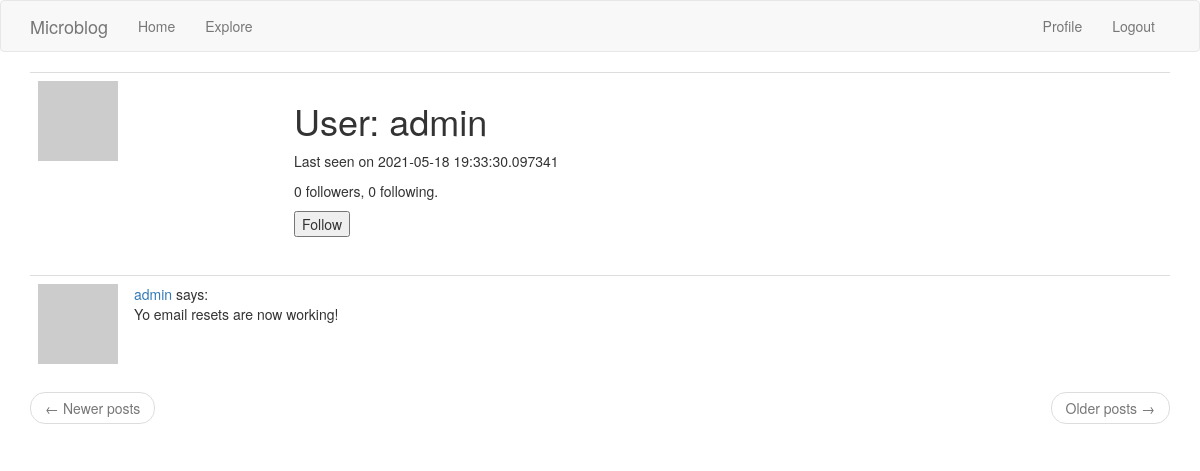
Page /user/admin (signed in) on the earlier database version.
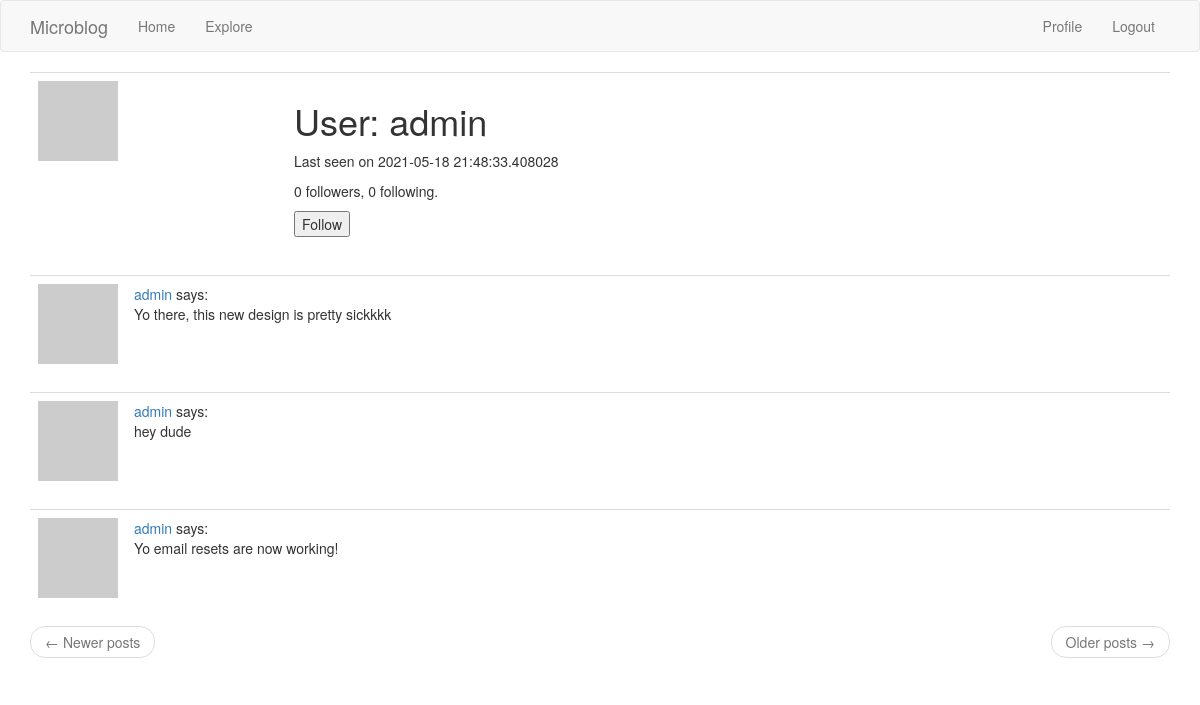
Same page on the later database version.
### app/models.py (models this page shows, shortened)
class User(UserMixin, db.Model):  # inheriting from multiple classes!
    id = db.Column(db.Integer, primary_key=True)
    username = db.Column(db.String(64), index=True, unique=True)
    email = db.Column(db.String(120), index=True, unique=True)
    password_hash = db.Column(db.String(128))
    posts = db.relationship('Post', backref='author', lazy='dynamic')
    about_me = db.Column(db.String(140))
    last_seen = db.Column(db.DateTime, default=datetime.utcnow)
    followed = db.relationship(
        'User', secondary=followers,
        primaryjoin=(followers.c.follower_id == id),
        secondaryjoin=(followers.c.followed_id == id),
        backref=db.backref('followers', lazy='dynamic'), lazy='dynamic')
    def avatar(self, size):
        digest = md5(self.email.lower().encode('utf-8')).hexdigest()
        return f"https://www.gravatar.com/avatar/{digest}?s={size}&r=pg&d=identicon"
    def is_following(self, user):
        return self.followed.filter(
            followers.c.followed_id == user.id).count() > 0

class Post(db.Model):
    id = db.Column(db.Integer, primary_key=True)
    body = db.Column(db.String(140))
    timestamp = db.Column(db.DateTime, index=True, default=datetime.utcnow)
    user_id = db.Column(db.Integer, db.ForeignKey('user.id'))

### app/routes.py (the view)
@app.route('/user/<username>')
@login_required
def user(username):
    user = User.query.filter_by(username=username).first_or_404()
    page = request.args.get('page', 1, type=int)
    posts = user.posts.order_by(Post.timestamp.desc()).paginate(
        page, app.config['POSTS_PER_PAGE'], False)
    next_url = url_for('user', username=user.username, page=posts.next_num) if posts.has_next else None
    prev_url = url_for('user', username=user.username, page=posts.prev_num) if posts.has_prev else None
    form = EmptyForm()
    return render_template('user.html', user=user, posts=posts.items,
                           next_url=next_url, prev_url=prev_url, form=form)

### app/forms.py
class EmptyForm(FlaskForm):
    submit = SubmitField('Submit')

### app/models.py (called while the page is built)
@login.user_loader
def load_user(id):
    return User.query.get(int(id))

### app/routes.py (called while the page is built)
@app.before_request
def before_request():
    if current_user.is_authenticated:
        current_user.last_seen = datetime.utcnow()
        db.session.commit()

### app/templates/user.html (shortened to what this page needs)
{% extends "base.html" %}
{% block app_content %}
    <table class="table table-hover">
        <tr>
            <td width="256px"><img src="{{ user.avatar(256) }}"></td>
            <td>
                <h1>User: {{ user.username }}</h1>
                {% if user.last_seen %}<p>Last seen on {{ user.last_seen }}</p>{% endif %}
                <p>{{ user.followers.count() }} followers, {{ user.followed.count() }} following.</p>
                {% if user == current_user %}
                    <p><a href="{{ url_for('edit_profile') }}">Edit your profile</a></p>
                {% elif not current_user.is_following(user) %}
                    <p>
                    <form action="{{ url_for('follow', username=user.username) }}" method="post">
                        {{ form.submit(value='Follow') }}
                    </form>
                    </p>
                {% endif %}
            </td>
        </tr>
    </table>
    {% for post in posts %}
        {% include '_post.html' %}
    {% endfor %}
    <nav aria-label="...">
        <ul class="pager">
            <li class="previous{% if not prev_url %} disabled{% endif %}">
                <a href="{{ prev_url or '#' }}">
                    <span aria-hidden="true">&larr;</span> Newer posts
                </a>
            </li>
            <li class="next{% if not next_url %} disabled{% endif %}">
                <a href="{{ next_url or '#' }}">
                    Older posts <span aria-hidden="true">&rarr;</span>
                </a>
            </li>
        </ul>
    </nav>
{% endblock %}

### app/templates/_post.html
<table class="table table-hover">
    <tr>
        <td width="70px">
            <a href="{{ url_for('user', username=post.author.username) }}">
                <img src="{{ post.author.avatar(36) }}">
            </a>
        </td>
        <td>
            <a href="{{ url_for('user', username=post.author.username) }}">
                {{ post.author.username }}
            </a>
            says:
            <br>
            {{ post.body }}
        </td>
    </tr>
</table>

Differences in the rows shown:
changed User "admin": last_seen "2021-05-18 19:33:30.097341" → "2021-05-18 21:48:33.408028"
added Post: author.username "admin", body "Yo there, this new design is pretty sickkkk"
added Post: author.username "admin", body "hey dude"
